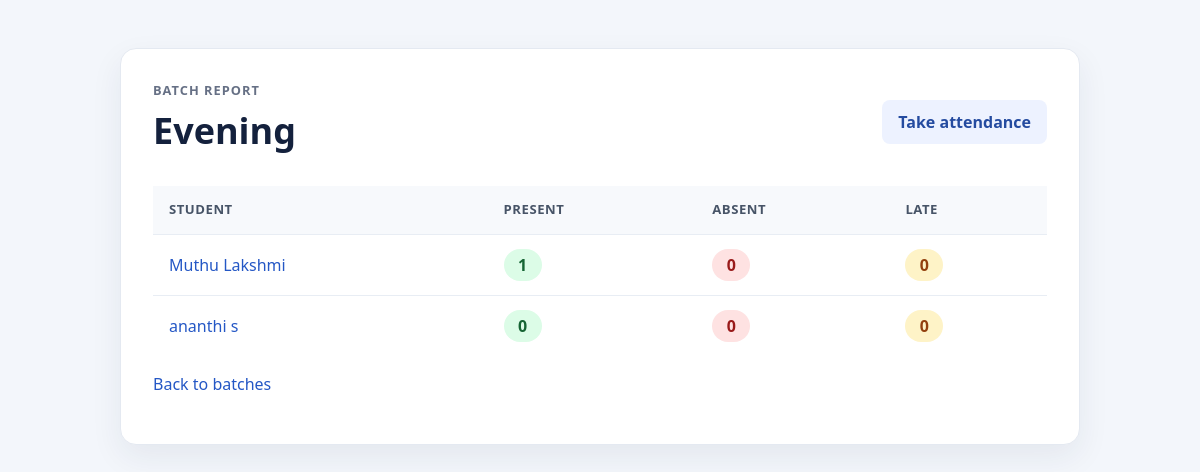
The page /batches/1/attendance/report/ on the database its author committed.
### sms/models.py (models this page shows, shortened)
class Batch(models.Model):
    name = models.CharField(max_length=100)
    start_date = models.DateField()

class Student(models.Model):
    first_name = models.CharField(max_length=100)
    last_name = models.CharField(max_length=100)
    email = models.EmailField()
    phone_number = models.CharField(max_length=20)
    batch = models.ForeignKey(Batch, on_delete=models.CASCADE, related_name='students')
    courses = models.ManyToManyField(Course, related_name='students', blank=True)

### sms/views.py (the view)
def attendance_report(request, batch_id):
    batch = get_object_or_404(Batch, pk=batch_id)
    summary = {
        student.pk: {
            'student': student,
            'present': 0,
            'absent': 0,
            'late': 0,
        }
        for student in batch.students.order_by('last_name', 'first_name')
    }
    attendance_records = Attendance.objects.filter(
        student__batch=batch
    ).select_related('student')
    for attendance in attendance_records:
        summary[attendance.student_id][attendance.status.lower()] += 1
    return render(
        request,
        'sms/attendance_report.html',
        {'batch': batch, 'attendance_summary': summary.values()},
    )

### sms/templates/sms/attendance_report.html (shortened to what this page needs)
<!DOCTYPE html>
<html lang="en">
<head>
    {% load static %}
    <link rel="stylesheet" href="{% static 'sms/styles.css' %}">
</head>
<body>
    <main class="page">
        <header class="page-header">
            <div>
                <p class="eyebrow">Batch report</p>
                <h1>{{ batch.name }}</h1>
            </div>
            <a class="button button-secondary" href="{% url 'take_attendance' batch.id %}">Take attendance</a>
        </header>
        <div class="table-wrap">
            <table>
                <thead>
                    <tr>
                        <th>Student</th>
                        <th>Present</th>
                        <th>Absent</th>
                        <th>Late</th>
                    </tr>
                </thead>
                <tbody>
                    {% for row in attendance_summary %}
                        <tr>
                            <td><a href="{% url 'student_attendance_report' row.student.id %}">{{ row.student.first_name }} {{ row.student.last_name }}</a></td>
                            <td><span class="count count--present">{{ row.present }}</span></td>
                            <td><span class="count count--absent">{{ row.absent }}</span></td>
                            <td><span class="count count--late">{{ row.late }}</span></td>
                        </tr>
                    {% empty %}
                        <tr>
                            <td colspan="4">No students are assigned to this batch.</td>
                        </tr>
                    {% endfor %}
                </tbody>
            </table>
        </div>
        <p><a href="{% url 'batch_list' %}">Back to batches</a></p>
    </main>
</body>
</html>

### sms/static/sms/styles.css (style rules this page uses)
:root { color-scheme: light; font-family: "Segoe UI", Arial, sans-serif; color: #1d2939; background: #f3f6fb; font-synthesis: none; }
* { box-sizing: border-box; }
body { margin: 0; line-height: 1.5; }
.page { width: min(100% - 32px, 960px); margin: 48px auto; padding: 32px; background: #fff; border: 1px solid #e4e9f1; border-radius: 16px; box-shadow: 0 12px 32px rgb(28 43 64 / 7%); }
h1, h2 { margin-top: 0; color: #14213d; }
h1 { margin-bottom: 20px; font-size: clamp(1.7rem, 4vw, 2.25rem); }
a { color: #2457c5; text-decoration: none; }
.actions, .page-header { display: flex; align-items: center; justify-content: space-between; gap: 16px; }
.page-header { margin-bottom: 24px; }
.page-header h1, .page-header p { margin-bottom: 4px; }
.eyebrow, .muted { color: #667085; }
.eyebrow { margin: 0 0 6px; font-size: 0.8rem; font-weight: 700; letter-spacing: 0.08em; text-transform: uppercase; }
.button, button { display: inline-block; padding: 10px 16px; border: 0; border-radius: 8px; background: #2457c5; color: #fff; font: inherit; font-weight: 600; cursor: pointer; }
.button-secondary { background: #edf2ff; color: #244ba0; }
.table-wrap { overflow-x: auto; }
table { width: 100%; border-collapse: collapse; text-align: left; }
th, td { padding: 14px 16px; border-bottom: 1px solid #e8edf4; }
th { background: #f7f9fc; color: #475467; font-size: 0.82rem; font-weight: 700; letter-spacing: 0.04em; text-transform: uppercase; }
tbody tr:last-child td { border-bottom: 0; }
.count, .status { display: inline-block; min-width: 38px; padding: 4px 10px; border-radius: 999px; font-weight: 700; text-align: center; }
.count--present, .status--present { background: #dcfce7; color: #166534; }
.count--absent, .status--absent { background: #fee2e2; color: #991b1b; }
.count--late, .status--late { background: #fef3c7; color: #92400e; }

### rows shown on the page
Batch: name "Evening"
Student: student.first_name "Muthu", student.last_name "Lakshmi", present "1", absent "0", late "0"
Student: student.first_name "ananthi", student.last_name "s", present "0", absent "0", late "0"
